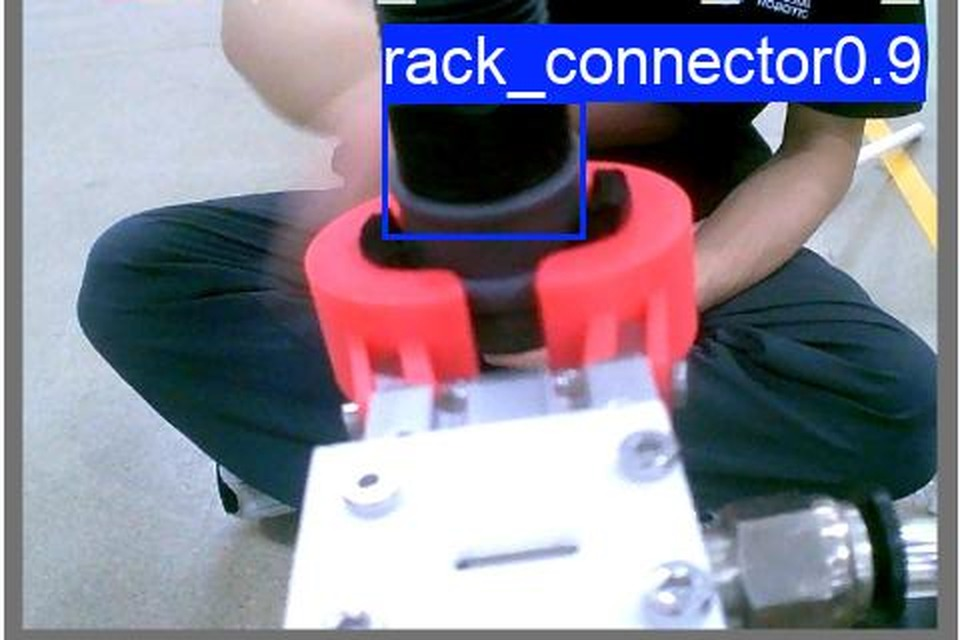
#> input picture images/detection_single.jpg, 960 x 640 px
$ python -i fallback.py   (imports and definitions only)
#> lines starting #> are read from the running program, lines starting #| are printed output that depends on the picture; after the words box and inside, x2 and y2 are one past the last pixel; in counts of white or black regions, pixels touching at a corner belong together
"""Classical fallback detectors for close gripper views."""

from __future__ import annotations

import cv2
import numpy as np

from .types import Detection


def detect_dark_connector(
    frame,
    grab_center: tuple[float, float] | None = None,
    roi: tuple[int, int, int, int] | None = None,
    threshold: int = 85,
    min_area: int = 650,
    cls_name: str = "rack_connector",
) -> Detection | None:
    """Estimate connector center from a dark vertical blob.

    This is a near-view safety fallback. It is intentionally conservative:
    huge dark regions touching the image edge, such as shirts or laptops, are
    rejected so they do not become false gripper targets.
    """

    height, width = frame.shape[:2]
    grab_x = float(grab_center[0]) if grab_center is not None else width / 2.0
    grab_y = float(grab_center[1]) if grab_center is not None else height / 2.0

    x1, y1, x2, y2 = _default_roi(width, height, grab_x) if roi is None else _clip_roi(roi, width, height)
    crop = frame[y1:y2, x1:x2]
    if crop.size == 0:
        return None

    hsv = cv2.cvtColor(crop, cv2.COLOR_BGR2HSV)
    value = hsv[:, :, 2]
    mask = cv2.inRange(value, 0, int(threshold))
    kernel = cv2.getStructuringElement(cv2.MORPH_RECT, (5, 5))
    mask = cv2.morphologyEx(mask, cv2.MORPH_OPEN, kernel, iterations=1)
    mask = cv2.morphologyEx(mask, cv2.MORPH_CLOSE, kernel, iterations=2)

    contours, _ = cv2.findContours(mask, cv2.RETR_EXTERNAL, cv2.CHAIN_APPROX_SIMPLE)
    best = None
    roi_h, roi_w = mask.shape[:2]
    for contour in contours:
        area = float(cv2.contourArea(contour))
        if area < min_area:
            continue
        bx, by, bw, bh = cv2.boundingRect(contour)
        if bw < 12 or bh < 24:
            continue
        if bw > width * 0.55 or bh > height * 0.98:
            continue
        touches_left_right = bx <= 2 or bx + bw >= roi_w - 2
        touches_top_bottom = by <= 2 or by + bh >= roi_h - 2
        near_grab_x = abs((x1 + bx + bw / 2.0) - grab_x) <= width * 0.22
        if touches_left_right and area > min_area * 4:
            continue
        if touches_top_bottom and area > min_area * 4 and not near_grab_x:
            continue

        aspect = bh / max(1.0, bw)
        if aspect < 0.45:
            continue

        cx = x1 + bx + bw / 2.0
        cy = y1 + by + bh / 2.0
        distance_penalty = abs(cx - grab_x) / max(1.0, width * 0.45)
        vertical_bonus = min(2.5, aspect)
        lower_bonus = 1.0 + max(0.0, cy - grab_y) / max(1.0, height)
        score = area * vertical_bonus * lower_bonus / (1.0 + distance_penalty)

        if best is None or score > best[0]:
            best = (score, cx, cy, bw, bh)

    if best is None:
        return _column_projection_fallback(
            mask=mask,
            xoff=x1,
            yoff=y1,
            grab_x=grab_x,
            grab_y=grab_y,
            frame_width=width,
            cls_name=cls_name,
        )

    _, cx, cy, bw, bh = best
    return Detection(
        x=float(cx),
        y=float(cy),
        w=float(bw),
        h=float(bh),
        confidence=0.5,
        cls_name=cls_name,
    )


# [41 lines left out: function _column_projection_fallback, not called in this run]


def _default_roi(width: int, height: int, grab_x: float) -> tuple[int, int, int, int]:
    half_width = int(width * 0.38)
    x1 = int(max(0, grab_x - half_width))
    x2 = int(min(width, grab_x + half_width))
    y1 = int(height * 0.06)
    y2 = height
    return x1, y1, x2, y2


# [7 lines left out: function _clip_roi, not called in this run]

>>> import cv2
>>> picture = cv2.imread('../images/detection_single.jpg')
#> picture is the input picture: shape (640, 960, 3); mean B, G, R 149.3, 130.1, 133.7
>>> result = detect_dark_connector(picture)
#> in detect_dark_connector, `crop = frame[y1:y2, x1:x2]`:
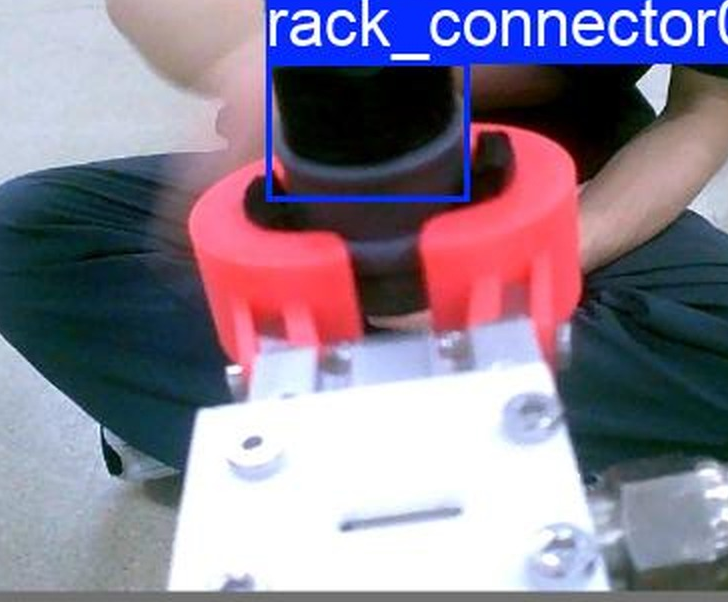
#> crop: shape (602, 728, 3); mean B, G, R 145.6, 126.2, 136
#> in detect_dark_connector, `hsv = cv2.cvtColor(crop, cv2.COLOR_BGR2HSV)`: hsv: shape (602, 728, 3); mean H, S, V 90.7, 93.4, 163.3
#> in detect_dark_connector, `value = hsv[:, :, 2]`:
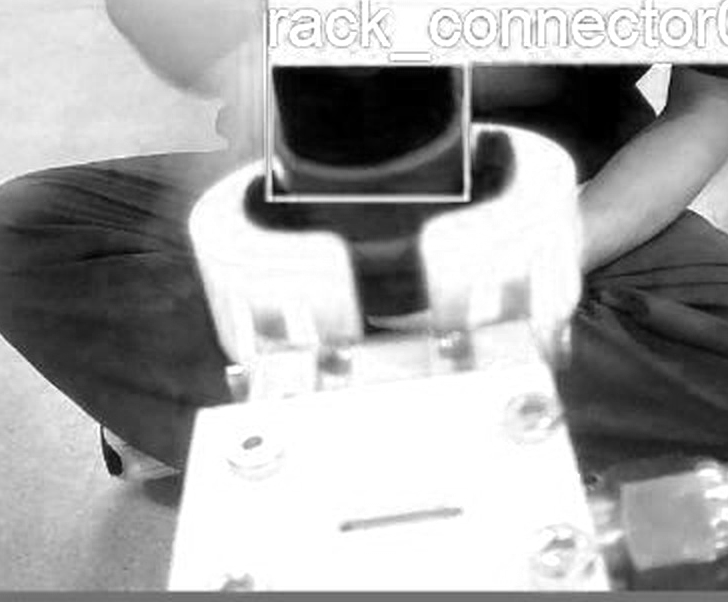
#> value: shape (602, 728); min 0, max 255, mean 163.3
#> in detect_dark_connector, `mask = cv2.inRange(value, 0, int(threshold))`:
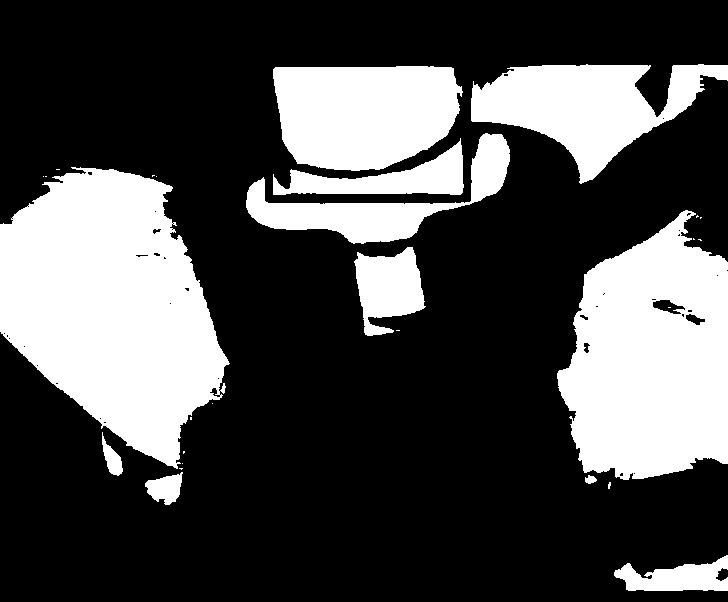
#> mask: shape (602, 728); 29.8% white; 28 white regions (17 under 20 px), largest, box (x1, y1, x2, y2) and area: (0, 167, 230, 469) 45015, (557, 210, 728, 480) 33915, (273, 66, 463, 171) 16535
#> in detect_dark_connector, `mask = cv2.morphologyEx(mask, cv2.MORPH_OPEN, kernel, iterations=1)`:
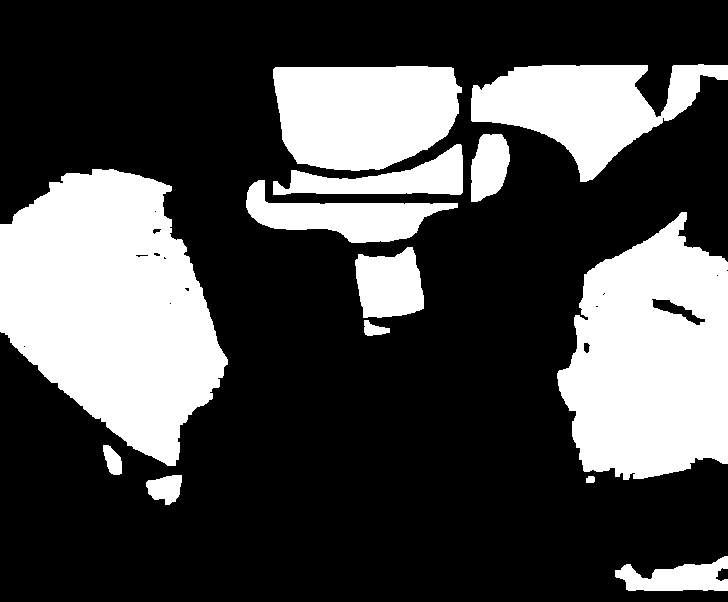
#> mask: shape (602, 728); 29.6% white; 13 white regions, largest, box (x1, y1, x2, y2) and area: (0, 169, 228, 466) 44604, (557, 212, 728, 480) 33629, (273, 66, 462, 171) 16516
#> in detect_dark_connector, `mask = cv2.morphologyEx(mask, cv2.MORPH_CLOSE, kernel, iterations=2)`:
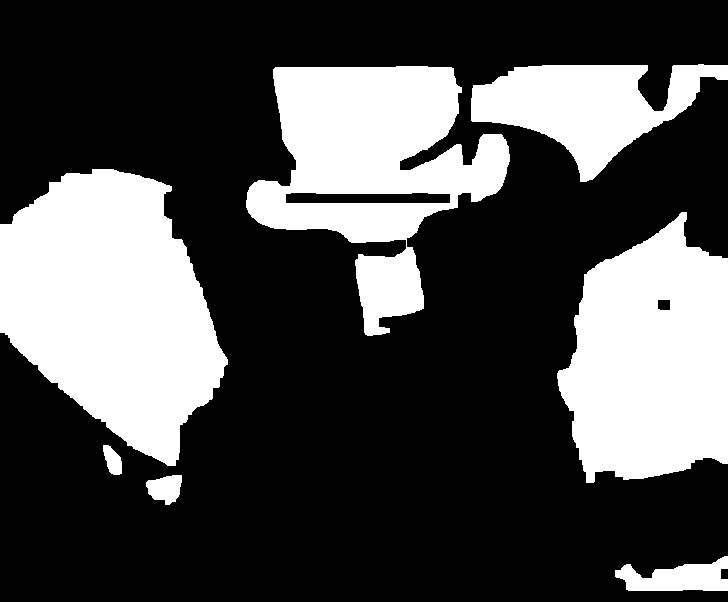
#> mask: shape (602, 728); 30.1% white; 7 white regions
#> in detect_dark_connector, `contours, _ = cv2.findContours(mask, cv2.RETR_EXTERNAL, cv2.CHAIN_APPR..`: contours = 7 contours; box (x1, y1, x2, y2) and area: (0, 169, 228, 466) 44310, (246, 66, 510, 336) 35353, (557, 212, 728, 483) 34001, (471, 64, 728, 182) 14522, (615, 556, 728, 591) 2344, (146, 475, 182, 505) 708, (103, 445, 122, 475) 346
#> the loop in detect_dark_connector, `for contour in contours:` made 7 passes
#> (area, bx, by, bw, bh, touches_left_right, near_grab_x, aspect) on passes 2, 6: (708, 146, 475, 36, 30, False, True, 0.833), (35353, 246, 66, 264, 270, False, True, 1.02)
#> (area, bx, by, bw, bh, touches_left_right, near_grab_x) on passes 4, 5, 7: (34001, 557, 212, 171, 271, True, False), (44310, 0, 169, 228, 297, True, False), (14521.5, 471, 64, 257, 118, True, False)
#> in detect_dark_connector, `_, cx, cy, bw, bh = best`: bw = 264; bh = 270

$ run again, on images/runtime_tracking.jpg
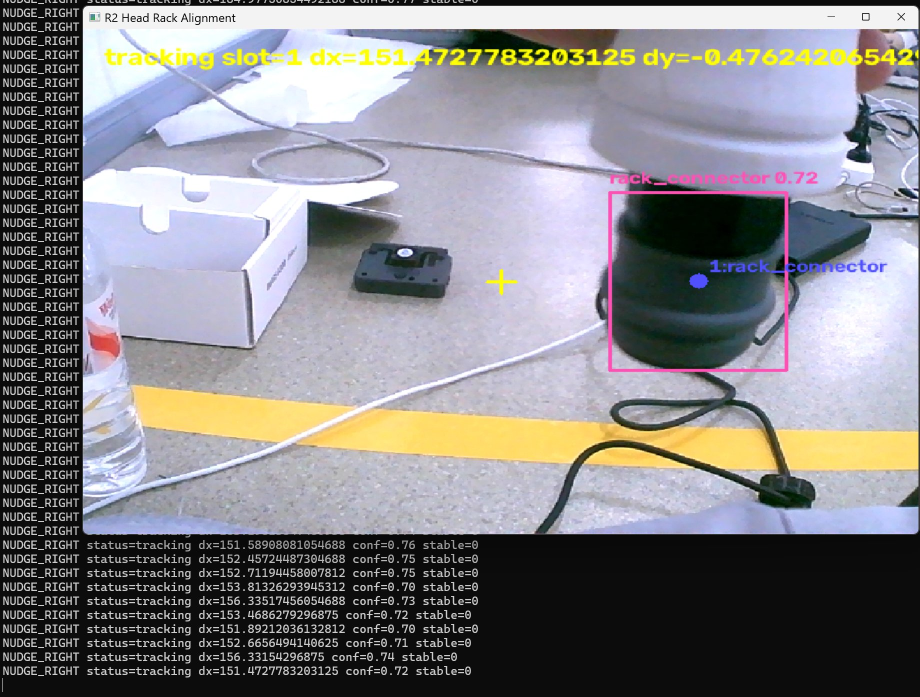
#> input picture images/runtime_tracking.jpg, 1839 x 1393 px (shown at 1/2 size)
#> picture is the input picture: shape (1393, 1839, 3); mean B, G, R 135.4, 131.8, 133.1
#> hsv: shape (1310, 1396, 3); mean H, S, V 78, 39.6, 150
#> in detect_dark_connector, `value = hsv[:, :, 2]`:
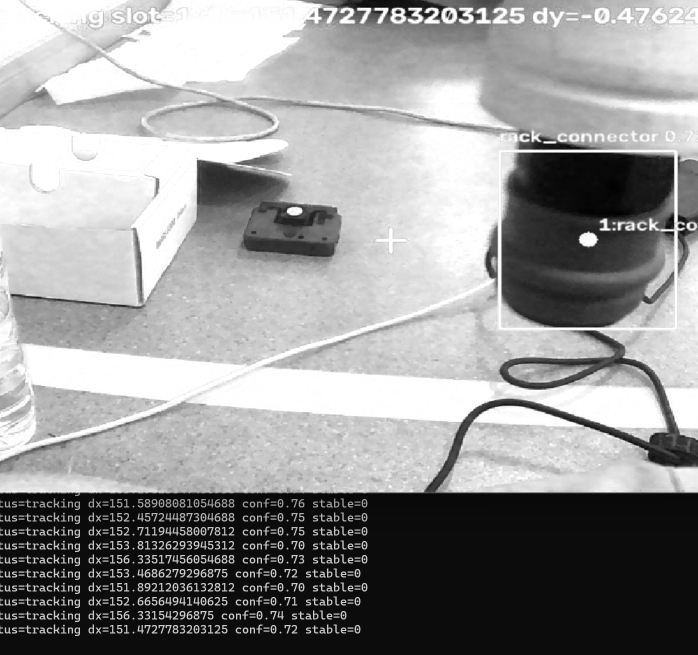
#> value: shape (1310, 1396) (shown at 1/2 size); min 0, max 255, mean 150
#> in detect_dark_connector, `mask = cv2.morphologyEx(mask, cv2.MORPH_CLOSE, kernel, iterations=2)`:
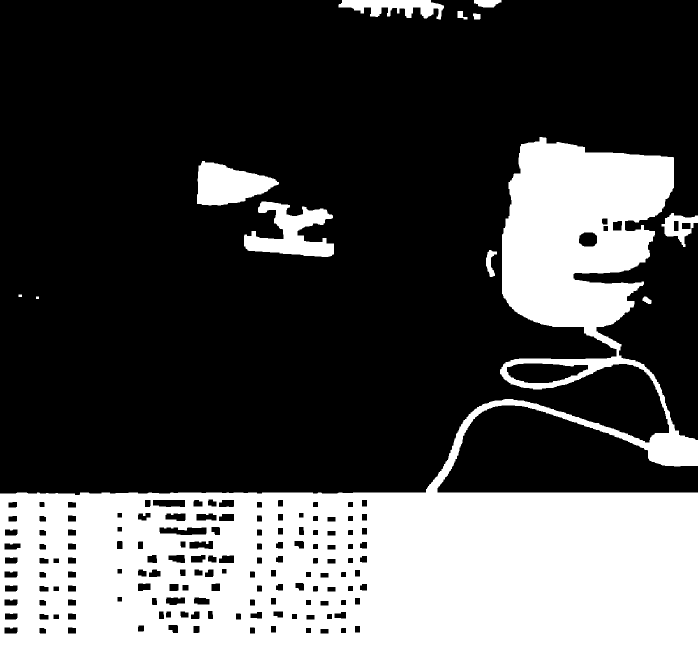
#> mask: shape (1310, 1396) (shown at 1/2 size); 31.3% white; 12 white regions
#> contours = 12 contours; largest, box (x1, y1, x2, y2) and area: (0, 274, 1396, 1310) 572673, (488, 403, 668, 514) 9848, (394, 322, 558, 411) 9232, (677, 0, 888, 39) 4310, (1323, 426, 1396, 494) 2417
#> the loop in detect_dark_connector, `for contour in contours:` made 12 passes
#> (area, bx, by, bw, bh, touches_left_right, touches_top_bottom, near_grab_x) on passes 5 to 6: (2417, 1323, 426, 73, 68, True, False, False), (9847.5, 488, 403, 180, 111, False, False, True)
#> in detect_dark_connector, `_, cx, cy, bw, bh = best`: cx = 799; cy = 541.5; bw = 180; bh = 111
